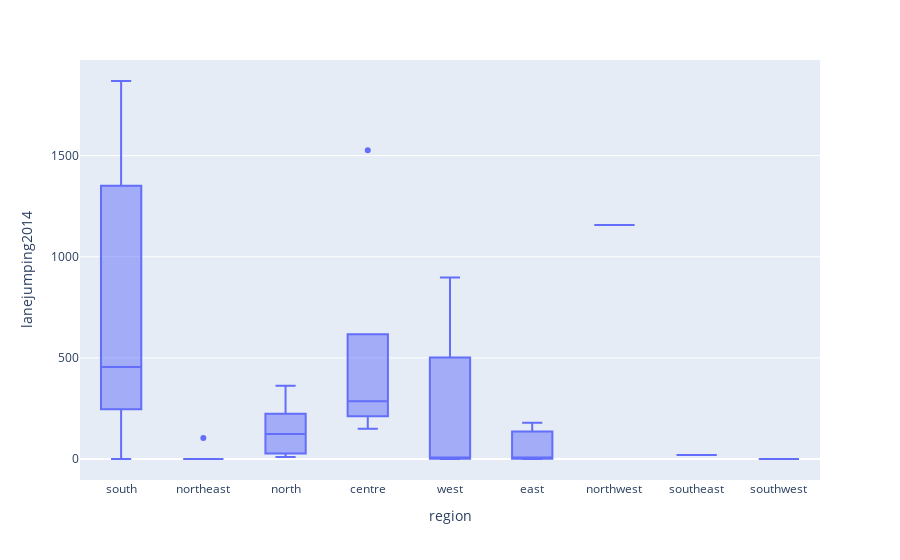

The notebook cell this image was saved under:
### Code cell
fig = px.box(df,x='region',y='lanejumping2014')
fig.show()

### Figure 1 — Plotly figure (JSON) as saved in the notebook; plotly's stock layout.template omitted (floating-point values rounded to 4 significant figures)
{"data": [{"alignmentgroup": "True", "hovertemplate": "region=%{x}<br>lanejumping2014=%{y}<extra></extra>", "legendgroup": "", "marker": {"color": "#636efa"}, "name": "", "notched": false, "offsetgroup": "", "orientation": "v", "showlegend": false, "type": "box", "x": ["south", "northeast", "northeast", "north", "centre", "west", "west", "north", "north", "north", "centre", "south", "south", "centre", "west", "northeast", "northeast", "east", "northeast", "centre", "north", "northwest", "northeast", "south", "centre", "east", "north", "north", "east", "southeast", "north", "west", "west", "southwest", "south"], "x0": " ", "xaxis": "x", "y": [328, 0, 104, 236, 313, 8, 370, 179, 10, 29, 149, 455, 1178, 1526, 897, 0, 0, 0, 0, 286, 211, 1157, 0, 1869, 232, 7, 69, 362, 179, 20, 25, 0, 2, 0, 0], "y0": " ", "yaxis": "y"}], "layout": {"boxmode": "group", "legend": {"tracegroupgap": 0}, "margin": {"t": 60}, "xaxis": {"anchor": "y", "domain": [0, 1], "title": {"text": "region"}}, "yaxis": {"anchor": "x", "domain": [0, 1], "title": {"text": "lanejumping2014"}}}}
